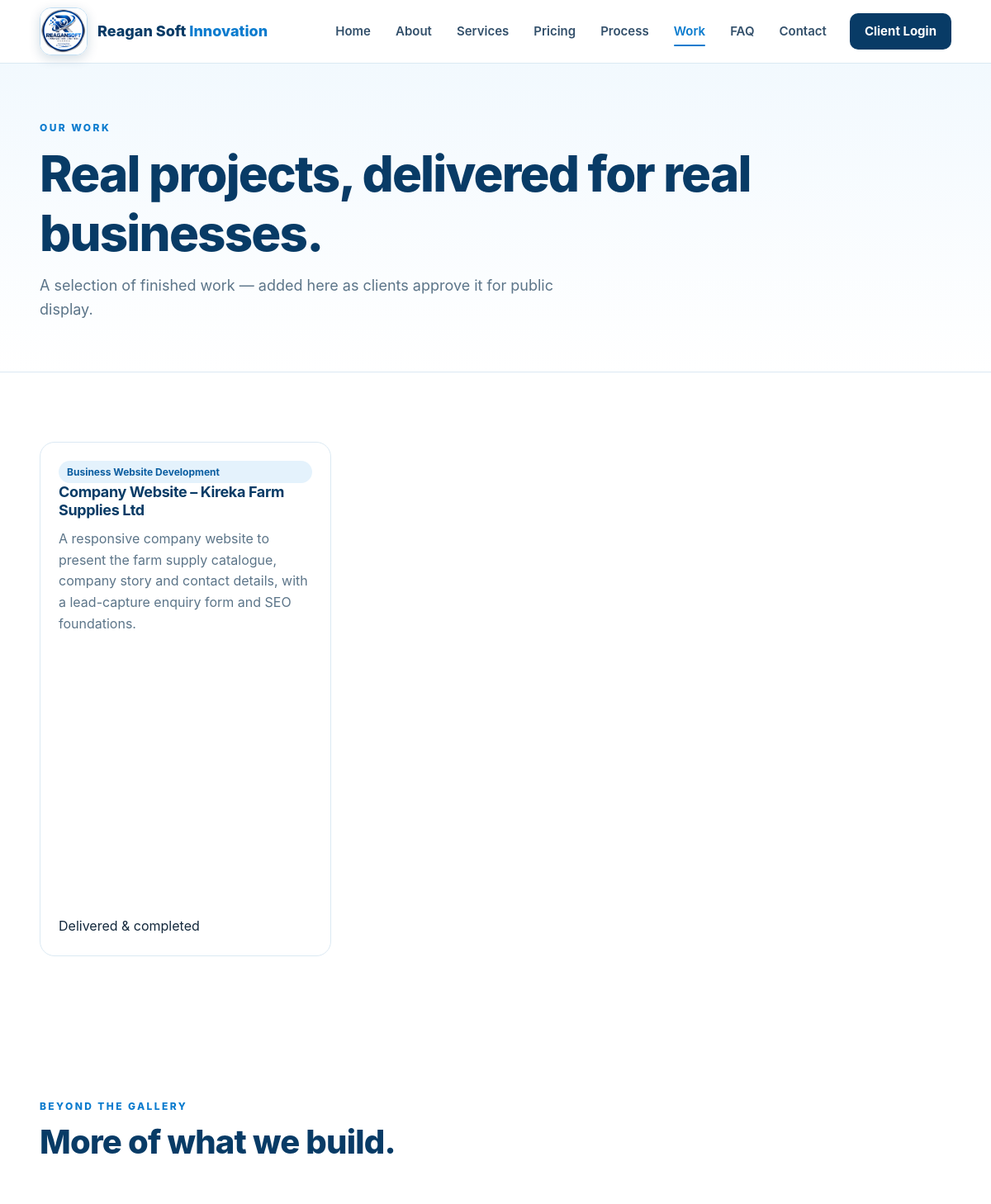
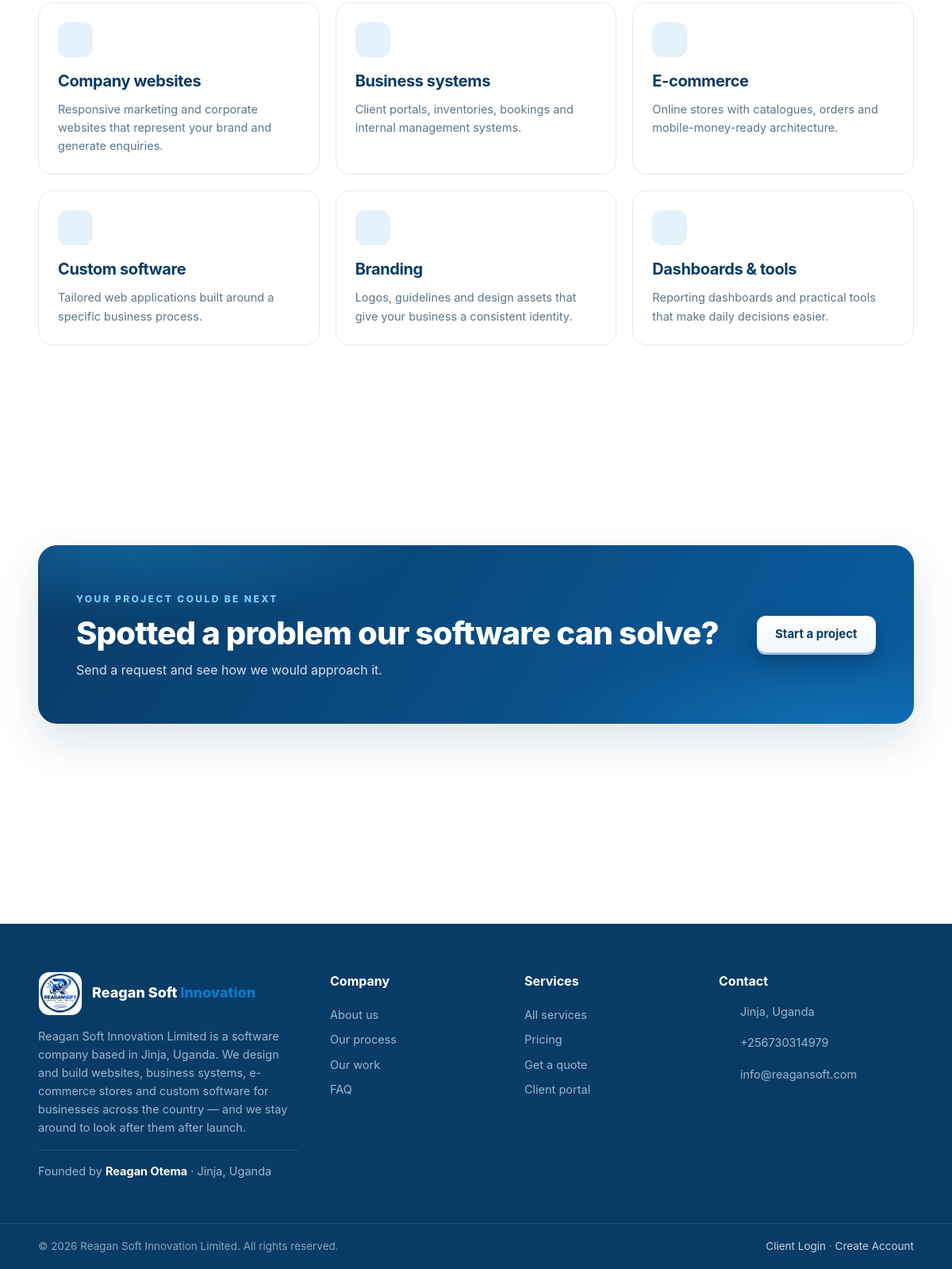
Screenshot of /portfolio.php with the database file from the repository (2 pictures, top to bottom).
### tables this page shows
CREATE TABLE projects (
  id INT UNSIGNED AUTO_INCREMENT PRIMARY KEY,
  ref_no VARCHAR(30) NOT NULL UNIQUE,                
  client_id INT UNSIGNED NOT NULL,
  service_id INT UNSIGNED NULL,
  assigned_to INT UNSIGNED NULL,                     
  title VARCHAR(190) NOT NULL,
  description TEXT NOT NULL,
  requirements TEXT NULL,
  budget DECIMAL(14,2) NULL,
  priority ENUM('low','normal','high','urgent') NOT NULL DEFAULT 'normal',
  status ENUM('NEW','REVIEWING','QUOTATION','APPROVED','IN_PROGRESS','WAITING_FOR_CLIENT','TESTING','COMPLETED','CANCELLED') NOT NULL DEFAULT 'NEW',
  progress TINYINT UNSIGNED NOT NULL DEFAULT 0,
  deadline DATE NULL,
  started_at DATETIME NULL,
  completed_at DATETIME NULL,
  submitted_at TIMESTAMP DEFAULT CURRENT_TIMESTAMP,
  updated_at TIMESTAMP DEFAULT CURRENT_TIMESTAMP ON UPDATE CURRENT_TIMESTAMP,
  FOREIGN KEY (client_id) REFERENCES users(id) ON DELETE CASCADE,
  FOREIGN KEY (service_id) REFERENCES services(id) ON DELETE SET NULL,
  FOREIGN KEY (assigned_to) REFERENCES users(id) ON DELETE SET NULL,
  INDEX idx_projects_client (client_id),
  INDEX idx_projects_status (status),
  INDEX idx_projects_assigned (assigned_to),
  INDEX idx_projects_service (service_id)
);

CREATE TABLE services (
  id INT UNSIGNED AUTO_INCREMENT PRIMARY KEY,
  name VARCHAR(150) NOT NULL,
  slug VARCHAR(160) NOT NULL UNIQUE,
  description TEXT NOT NULL,
  price DECIMAL(14,2) NOT NULL DEFAULT 0,
  price_max DECIMAL(14,2) NULL,         
  price_note VARCHAR(120) NOT NULL DEFAULT 'Starting from',
  features TEXT NULL,                  
  delivery_days INT UNSIGNED NULL,     
  icon VARCHAR(60) NOT NULL DEFAULT 'code-s',    
  status ENUM('active','inactive') NOT NULL DEFAULT 'active',
  sort_order INT UNSIGNED NOT NULL DEFAULT 0,
  created_at TIMESTAMP DEFAULT CURRENT_TIMESTAMP,
  INDEX idx_services_status (status)
);

### config/config.php (called while the page is built, shortened)
<?php
function db(): PDO {
    static $pdo = null;
    if ($pdo === null) {
        try {
            $pdo = new PDO(
                'mysql:host=' . DB_HOST . ';dbname=' . DB_NAME . ';charset=utf8mb4',
                DB_USER,
                DB_PASS,
                [
                    PDO::ATTR_ERRMODE            => PDO::ERRMODE_EXCEPTION,
                    PDO::ATTR_DEFAULT_FETCH_MODE => PDO::FETCH_ASSOC,
                    PDO::ATTR_EMULATE_PREPARES   => false,
                    PDO::ATTR_STRINGIFY_FETCHES  => false,
                ]
            );
        } catch (PDOException $e) {
            log_error('DB connection failed: ' . $e->getMessage());
            http_response_code(500);
            exit('Unable to connect to the database. Please check the installation.');
        }
    }
    return $pdo;
}
function e(mixed $value): string {
    return htmlspecialchars((string)($value ?? ''), ENT_QUOTES, 'UTF-8');
}
function app_url(string $path = ''): string {
    return APP_URL . ($path === '' ? '' : '/' . ltrim($path, '/'));
}
require_once __DIR__ . '/../inc/functions.php';

### portfolio.php (the view, shortened to what this page needs)
<?php
require __DIR__ . '/config/config.php';
$projects = [];
try {
    $projects = db()->query(
        "SELECT p.title, p.description, s.name AS service
         FROM projects p
         LEFT JOIN services s ON s.id = p.service_id
         WHERE p.status = 'COMPLETED'
         ORDER BY p.completed_at DESC
         LIMIT 12"
    )->fetchAll();
} catch (Throwable $e) {
    log_error('portfolio query: ' . $e->getMessage());
}
$capabilities = [
    ['globe', 'Company websites', 'Responsive marketing and corporate websites that represent your brand and generate enquiries.'],
    ['cpu', 'Business systems', 'Client portals, inventories, bookings and internal management systems.'],
    ['cart', 'E-commerce', 'Online stores with catalogues, orders and mobile-money-ready architecture.'],
    ['code-s', 'Custom software', 'Tailored web applications built around a specific business process.'],
    ['palette', 'Branding', 'Logos, guidelines and design assets that give your business a consistent identity.'],
    ['layers', 'Dashboards & tools', 'Reporting dashboards and practical tools that make daily decisions easier.'],
];
?>
<section class="page-hero">
  <div class="container">
    <span class="eyebrow">Our work</span>
    <h1>Real projects, delivered for real businesses.</h1>
    <p class="lead">A selection of finished work — added here as clients approve it for public display.</p>
  </div>
</section>
<?php if ($projects): ?>
<section class="section">
  <div class="container">
    <div class="folio-grid">
      <?php foreach ($projects as $p): ?>
        <article class="folio-card">
          <div class="folio-body">
            <span class="tag"><?= e($p['service'] ?? 'Custom project') ?></span>
            <h3><?= e($p['title']) ?></h3>
            <p class="muted"><?= e(truncate($p['description'], 160)) ?></p>
            <div class="deliver" style="margin-top:auto;padding-top:12px"><?= icon('check') ?><span>Delivered &amp; completed</span></div>
          </div>
        </article>
      <?php endforeach; ?>
    </div>
  </div>
</section>
<?php endif; ?>
<section class="section <?= $projects ? '' : '' ?>">
  <div class="container">
    <?php if (!$projects): ?>
      <div class="empty mb-3">
        <?= icon('folder') ?>
        <h4>Completed projects will be shown here</h4>
        <p>As soon as the first client project is completed and approved for showcase, it will appear in this gallery. In the meantime, here is the type of work we deliver:</p>
      </div>
    <?php else: ?>
      <div class="section-head"><div><span class="eyebrow">Beyond the gallery</span><h2>More of what we build.</h2></div></div>
    <?php endif; ?>
    <div class="value-grid">
      <?php foreach ($capabilities as $c): ?>
        <div class="value-card">
          <div class="card-icon"><?= icon($c[0]) ?></div>
          <h3><?= e($c[1]) ?></h3>
          <p><?= e($c[2]) ?></p>
        </div>
      <?php endforeach; ?>
    </div>
  </div>
</section>
<section class="section">
  <div class="container">
    <div class="cta">
      <div>
        <span class="eyebrow" style="color:#7fd0ff">Your project could be next</span>
        <h2>Spotted a problem our software can solve?</h2>
        <p>Send a request and see how we would approach it.</p>
      </div>
      <a class="btn btn-light" href="<?= app_url('register.php') ?>">Start a project</a>
    </div>
  </div>
</section>

### inc/functions.php (shortened to what this page needs)
<?php
function truncate(string $text, int $length = 90): string {
    return mb_strimwidth($text, 0, $length, '…');
}
function icon(string $name, string $class = ''): string {
    $path = $paths[$name] ?? $paths['code-s'];
    $cls = $class !== '' ? ' class="' . e($class) . '"' : '';
    return '<svg' . $cls . ' viewBox="0 0 24 24" fill="none" stroke="currentColor" stroke-width="1.8" stroke-linecap="round" stroke-linejoin="round" aria-hidden="true">' . $path . '</svg>';
}
require_once __DIR__ . '/layout.php';

### rows the page displays
projects: service.name "Business Website Development", title "Company Website – Kireka Farm Supplies Ltd", description "A responsive company website to present the farm supply catalogue, company story and contact details, with a lead-capture enquiry form and SEO foundations."

### other values shown
$c[1] "Company websites"
$c[2] "Responsive marketing and corporate websites that represent your brand and generate enquiries."
$c[1] "Business systems"
$c[2] "Client portals, inventories, bookings and internal management systems."
$c[1] "E-commerce"
$c[2] "Online stores with catalogues, orders and mobile-money-ready architecture."
$c[1] "Custom software"
$c[2] "Tailored web applications built around a specific business process."
$c[1] "Branding"
$c[2] "Logos, guidelines and design assets that give your business a consistent identity."
$c[1] "Dashboards & tools"
$c[2] "Reporting dashboards and practical tools that make daily decisions easier."
settings('company_founder', APP_FOUNDER) "Reagan Otema"
$address "Jinja, Uganda"
$phone "+256730314979"
